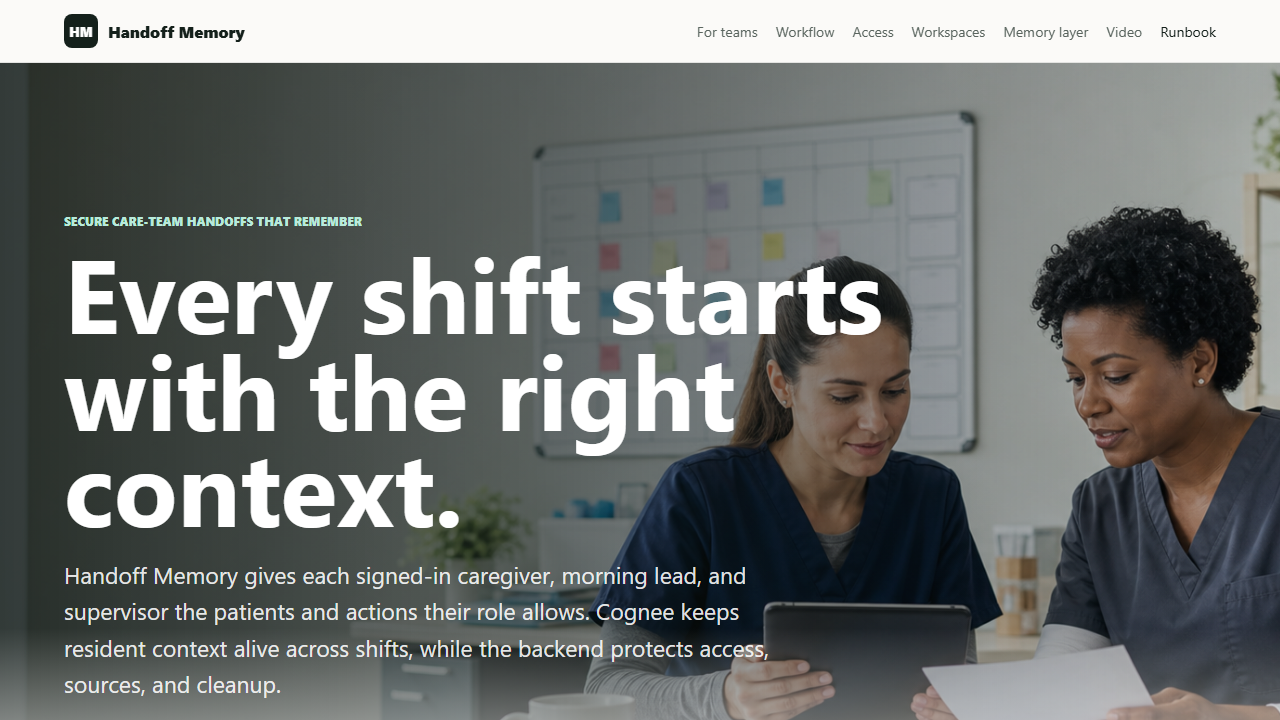
#> input picture submission/real-flow-screenshots/01_public_landing.png, 1280 x 720 px
$ python make_real_flow_video.py
#> lines starting #> are read from the running program, lines starting #| are printed output that depends on the picture
from __future__ import annotations

import wave
from pathlib import Path

from PIL import Image, ImageDraw, ImageFont


ROOT = Path(__file__).resolve().parents[2]
SHOTS = ROOT / "submission" / "real-flow-screenshots"
OUT = ROOT / "submission" / "video"
FRAMES = OUT / "frames"
WIDTH = 1280
HEIGHT = 720


NARRATION = """This is a real walkthrough of Caregiver Handoff Memory running locally with the FastAPI backend connected to Cognee Cloud and Gemini.
The public page introduces the product: every shift should start with the right context, not a lost chat thread.
The app starts with role-based sign in. Demo sign-in issues a JWT, and the backend decides which patients and actions each user can access.
Rosa signs in as the supervisor. She sees the assignment dashboard, where Nia is assigned to the night shift and Omar is assigned to the morning shift for Avery.
Nia signs in as the night caregiver. She only sees her night-shift workspace, so she saves the important overnight note: Avery woke twice after 3 AM, asked for water, and settled when the room stayed quiet.
That note is remembered through the backend memory layer. The worker does not need to know Cognee exists. She just saves the thing the next shift must not miss.
Omar signs in as the morning lead. Before generating the handoff, the screen has no pasted context from Nia.
When Omar clicks generate handoff, the backend recalls Avery's case memory from Cognee, Gemini writes a structured handoff from the recalled sources, and the UI shows the source-backed brief.
Omar then asks a follow-up: what changed after 3 AM? The app answers from saved memory and cites the remembered note.
Rosa returns as supervisor. She can review the memory that will keep shaping future handoffs.
When she marks a note important, that feedback is sent as an improve signal so future handoffs prioritize it.
Finally, proof mode shows the technical evidence: Cognee Cloud is active, Gemini is active, and the memory lifecycle includes remember, recall, improve, and forget traces with API keys redacted.
The submission also declares AI usage: Codex helped build the product, Gemini is the runtime reasoning layer, and Cognee is the runtime memory layer."""


CAPTIONS = [
    ("01_public_landing.png", "Public landing page", "The product story before entering the app."),
    ("02_login_roles.png", "Role-based sign in", "Each demo user receives a JWT-backed workspace."),
    ("03_supervisor_assignments.png", "Supervisor assigns shifts", "Assignments decide which patients each worker can access."),
    ("04_night_note_empty.png", "Night caregiver workspace", "Nia sees note capture, not supervisor controls."),
    ("05_night_note_remembered.png", "Remember", "A 3 AM note is saved for the next shift."),
    ("06_morning_before_handoff.png", "Morning lead workspace", "Omar starts without pasted context from Nia."),
    ("07_morning_handoff_with_sources.png", "Recall", "Cognee-backed memory becomes a source-backed handoff."),
    ("08_morning_followup_answer.png", "Ask from memory", "A follow-up answer cites the remembered note."),
    ("09_supervisor_review_memory.png", "Supervisor review", "Rosa decides what should keep shaping handoffs."),
    ("10_supervisor_improve_memory.png", "Improve", "Important memory is promoted for future handoffs."),
    ("11_judge_proof_top.png", "Proof mode", "Reviewers can see Cognee Cloud and Gemini are active."),
    ("12_judge_proof_trace.png", "Backend-to-memory trace", "Memory calls are visible with secrets redacted."),
]


def font(name: str, size: int):
#> called with name = 'seguisb', size = 25
    for candidate in (f"C:/Windows/Fonts/{name}.ttf", "C:/Windows/Fonts/segoeui.ttf", "C:/Windows/Fonts/arial.ttf"):
        if Path(candidate).exists():
            return ImageFont.truetype(candidate, size)
    return ImageFont.load_default()


TITLE = font("seguisb", 25)
BODY = font("segoeui", 18)


def wav_duration(path: Path) -> float:
    if not path.exists():
        return 130.0
    with wave.open(str(path), "rb") as wav:
        return wav.getnframes() / float(wav.getframerate())


def overlay_caption(image: Image.Image, title: str, body: str) -> Image.Image:
    image = image.convert("RGBA")
    overlay = Image.new("RGBA", image.size, (0, 0, 0, 0))
    draw = ImageDraw.Draw(overlay)
    draw.rounded_rectangle((32, 595, 780, 688), radius=18, fill=(14, 28, 24, 222))
    draw.text((58, 614), title, font=TITLE, fill=(255, 255, 255, 255))
    draw.text((58, 650), body, font=BODY, fill=(221, 238, 232, 255))
    return Image.alpha_composite(image, overlay).convert("RGB")


def main() -> None:
    OUT.mkdir(parents=True, exist_ok=True)
    FRAMES.mkdir(parents=True, exist_ok=True)
    (OUT / "narration.txt").write_text(NARRATION, encoding="utf-8")

    frame_paths: list[Path] = []
    for index, (filename, title, body) in enumerate(CAPTIONS, start=1):
        source = SHOTS / filename
        if not source.exists():
            raise FileNotFoundError(source)
        img = Image.open(source).convert("RGB").resize((WIDTH, HEIGHT))
#> img is the input picture: PIL image 1280x720 RGB; mean R, G, B 110.7, 114.1, 112.5
        frame = overlay_caption(img, title, body)
#> in overlay_caption, `overlay = Image.new("RGBA", image.size, (0, 0, 0, 0))`: overlay: PIL image 1280x720 RGBA; every value is 0
#> in overlay_caption, `return Image.alpha_composite(image, overlay).convert("RGB")`:
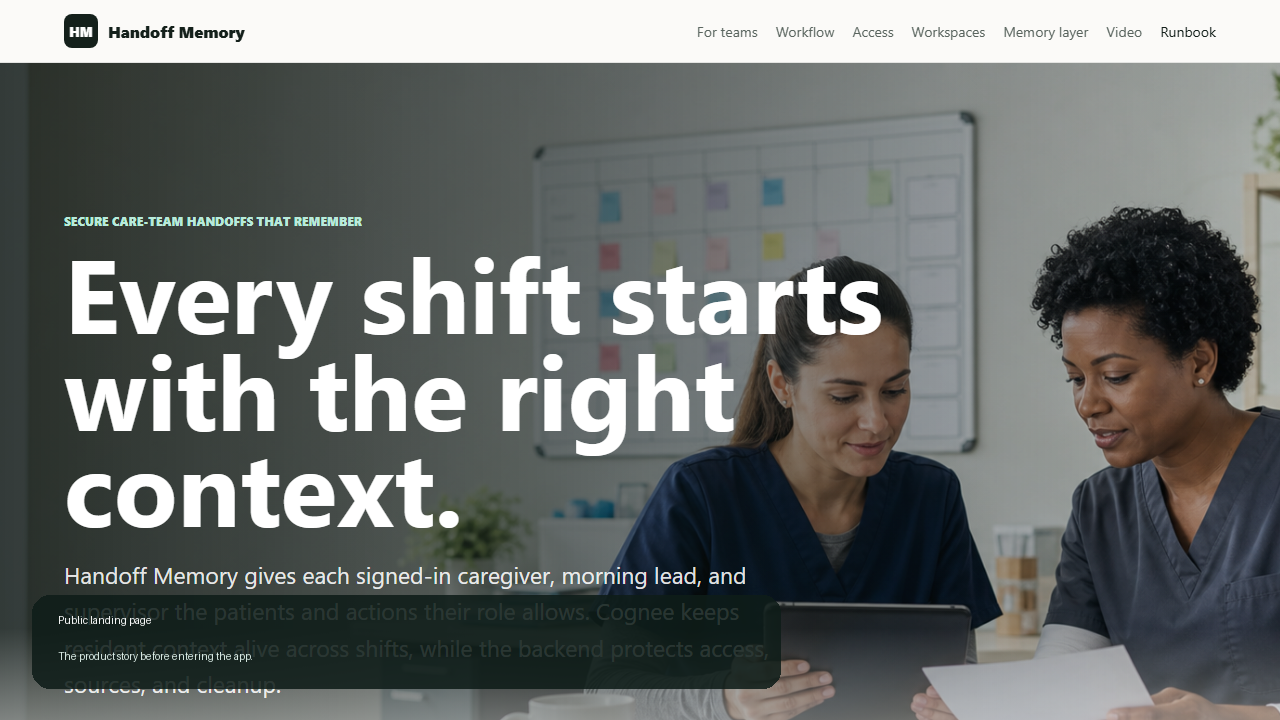
#> returned value: PIL image 1280x720 RGB; mean R, G, B 106, 109.9, 108.2
        frame_path = FRAMES / f"real_flow_{index:02d}.png"
        frame.save(frame_path)
        frame_paths.append(frame_path)
#> pass 2 of the loop in main, `for index, (filename, title, body) in enumerate(CAPTIONS, start=1):`:
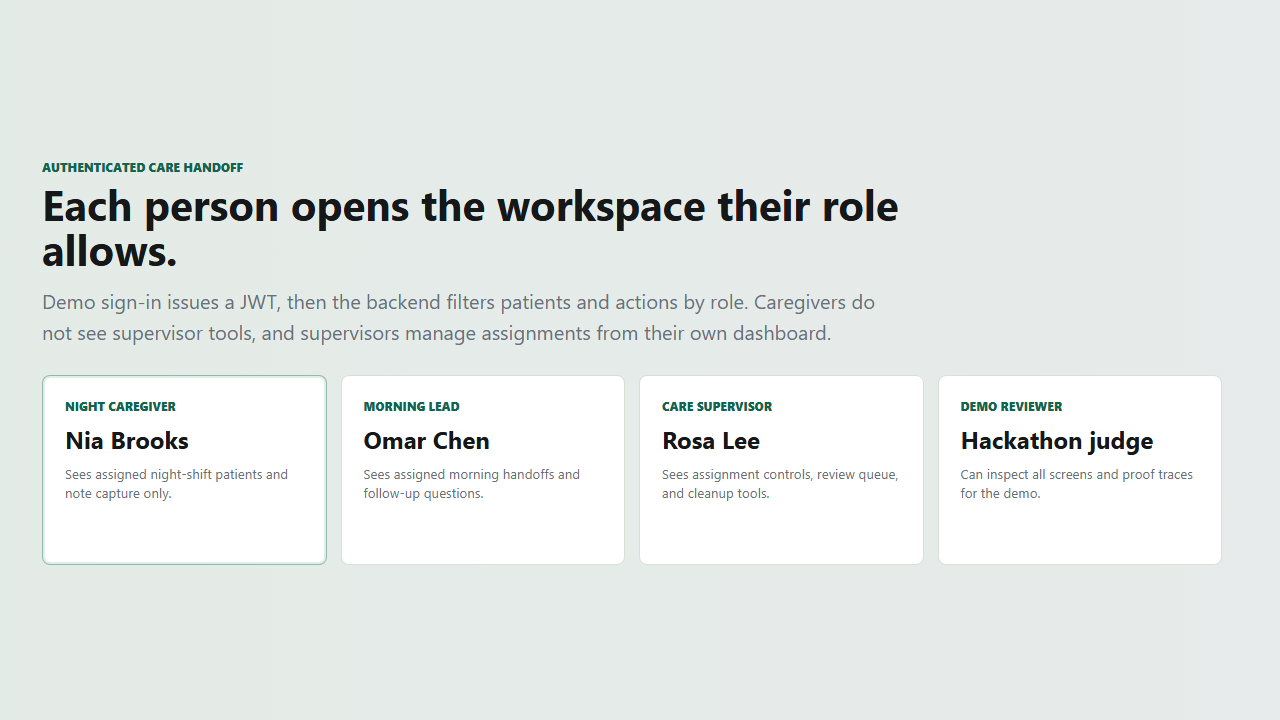
#> input picture submission/real-flow-screenshots/02_login_roles.png, 1280 x 720 px
#> in main, img is the input picture: PIL image 1280x720 RGB; mean R, G, B 229.1, 234, 232.2
#> in overlay_caption (call 2), `return Image.alpha_composite(image, overlay).convert("RGB")`:
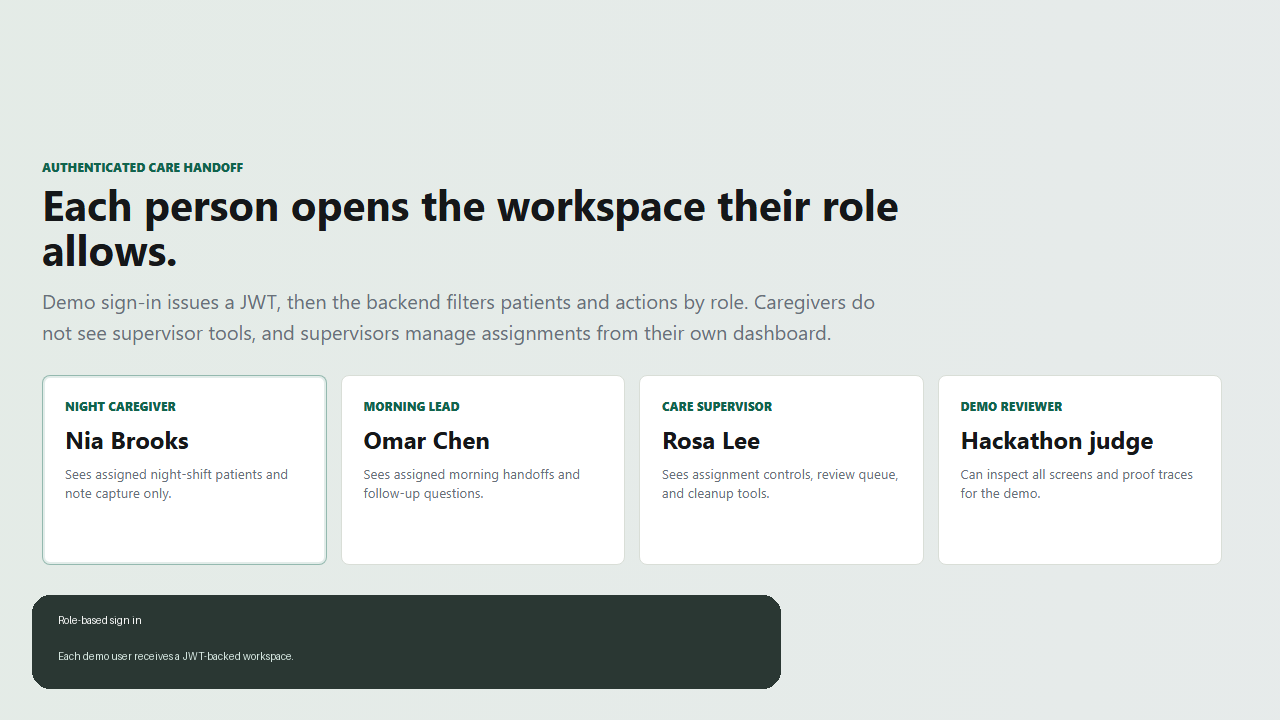
#> returned value: PIL image 1280x720 RGB; mean R, G, B 215, 220.4, 218.6
#> pass 3 of the loop in main, `for index, (filename, title, body) in enumerate(CAPTIONS, start=1):`:
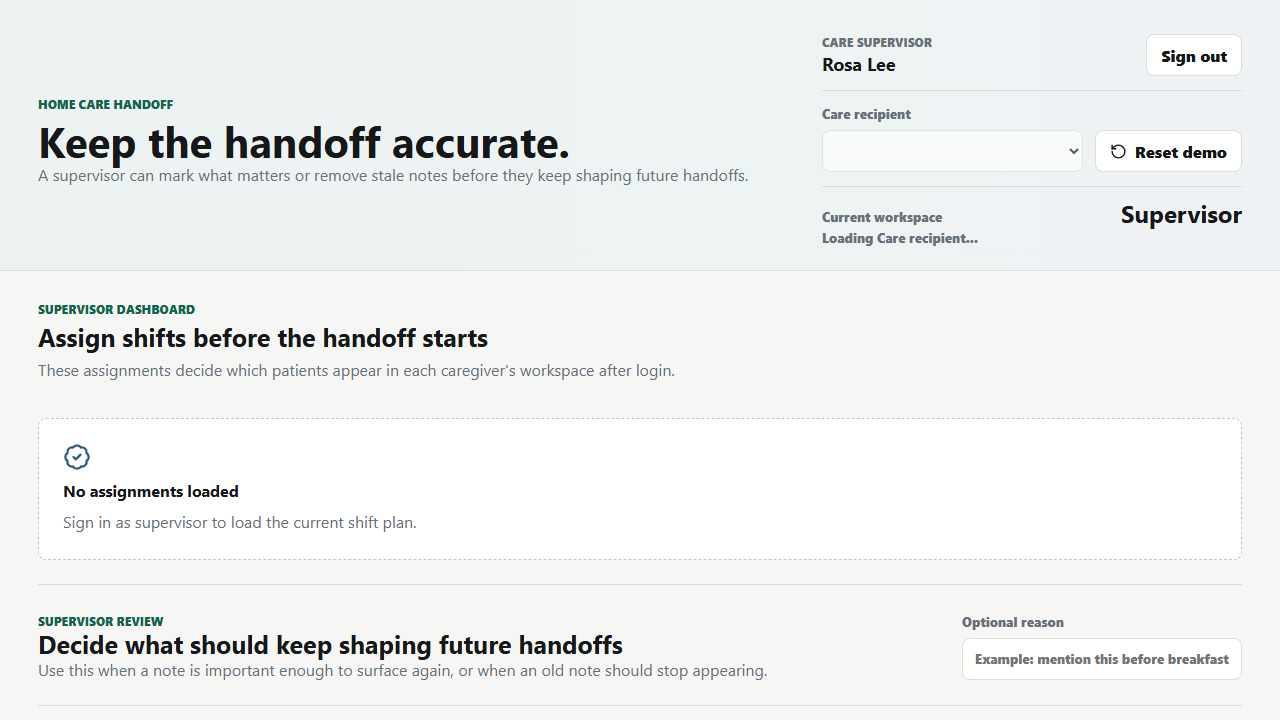
#> input picture submission/real-flow-screenshots/03_supervisor_assignments.png, 1280 x 720 px
#> in main, img is the input picture: PIL image 1280x720 RGB; mean R, G, B 238.1, 240.7, 239.5
#> in overlay_caption (call 3), `return Image.alpha_composite(image, overlay).convert("RGB")`:
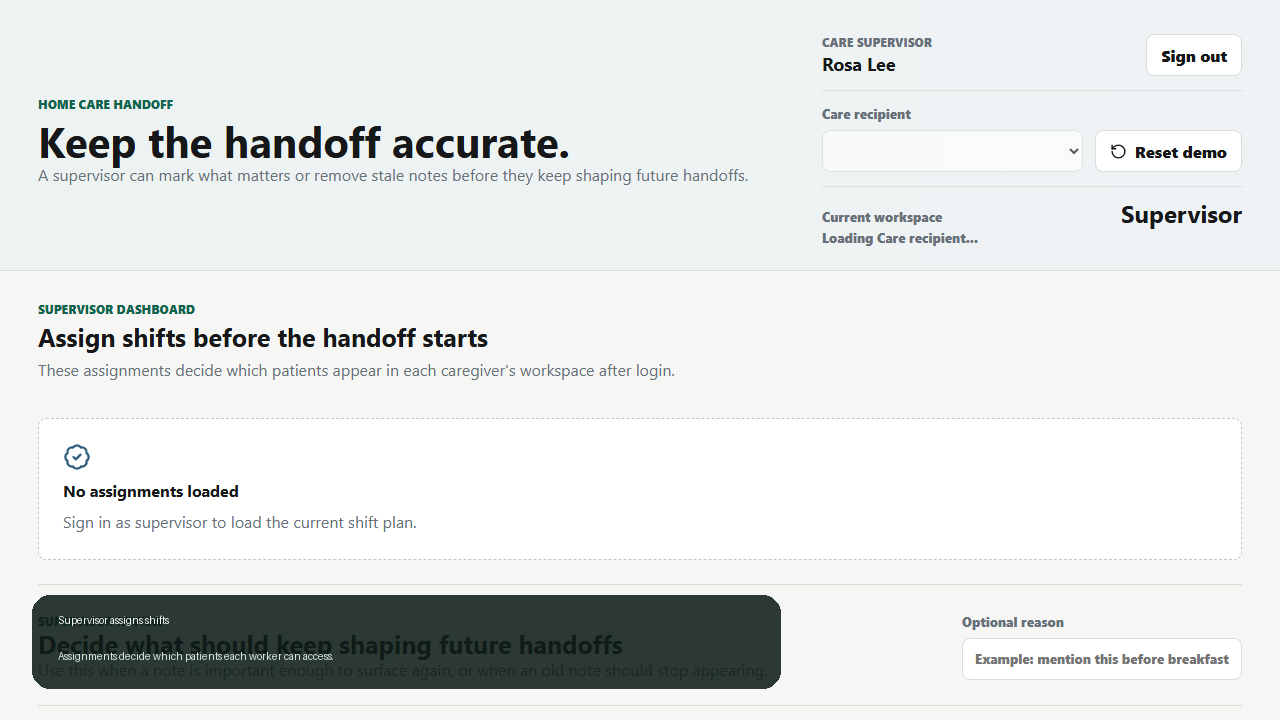
#> returned value: PIL image 1280x720 RGB; mean R, G, B 224.3, 227.6, 226.4
#> the loop made 7 passes; the first 3 are shown

    audio_seconds = wav_duration(OUT / "voiceover.wav")
    per_frame = max(6.0, min(12.0, audio_seconds / len(frame_paths)))
    lines = []
    for frame in frame_paths:
        lines.append(f"file '{frame.as_posix()}'")
        lines.append(f"duration {per_frame:.3f}")
    lines.append(f"file '{frame_paths[-1].as_posix()}'")
    (OUT / "slides.ffconcat").write_text("\n".join(lines) + "\n", encoding="utf-8")
    print(f"real_flow_frames={len(frame_paths)}")
    print(f"audio_seconds={audio_seconds:.2f}")
    print(f"slide_seconds={per_frame:.2f}")


if __name__ == "__main__":
#> (the run stopped early here; a loop or call above may not have finished)
